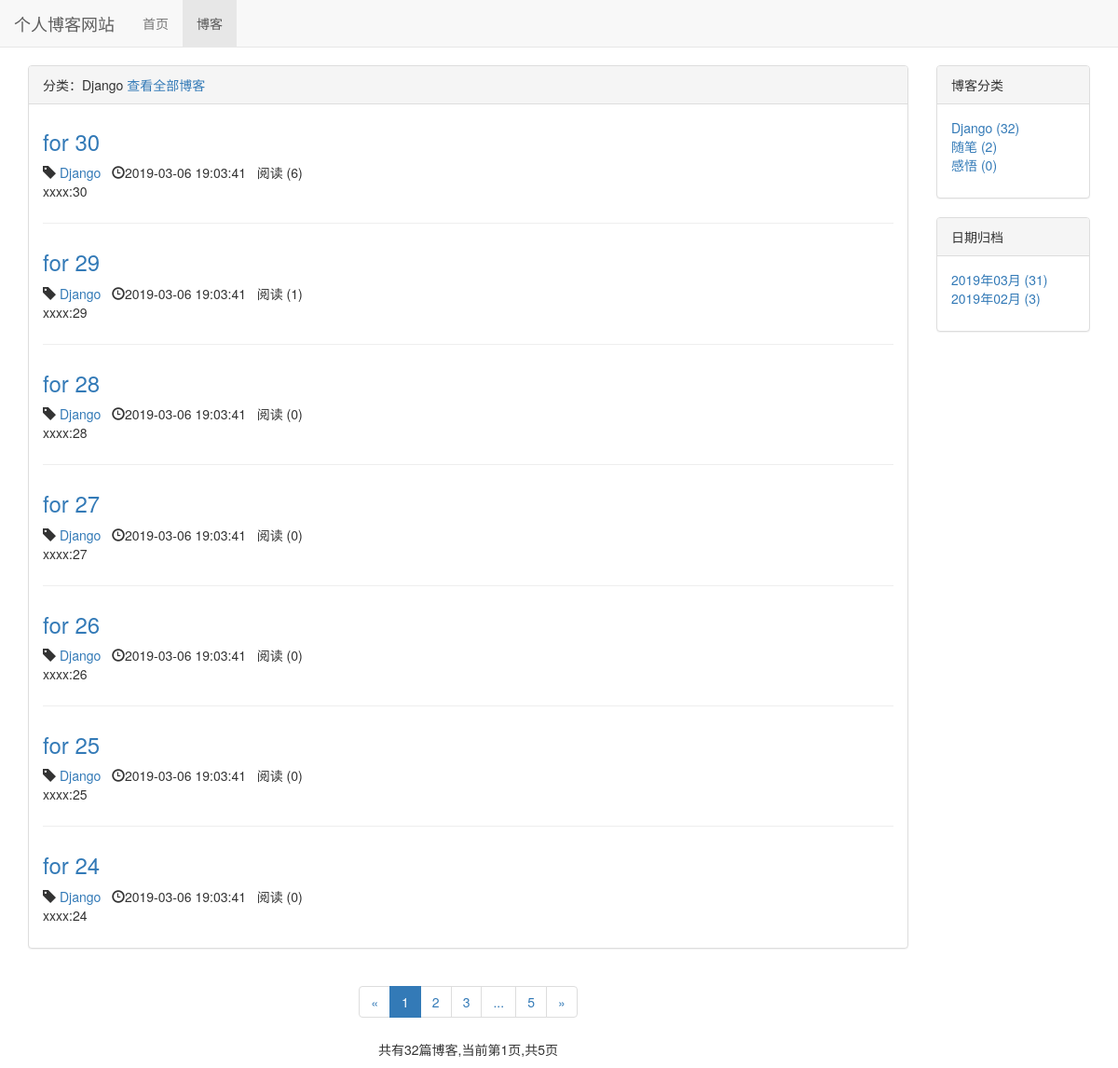
The page /blog/type/1 on the database its author committed.
### blog/models.py (models this page shows, shortened)
class BlogType(models.Model):
    type_name = models.CharField(max_length=15)
    def __str__(self):
        return self.type_name

class Blog(models.Model):
    title = models.CharField(max_length=50)
    blog_type = models.ForeignKey(BlogType,on_delete=models.DO_NOTHING)
    content = RichTextUploadingField()
    author = models.ForeignKey(User,on_delete=models.DO_NOTHING)
    readed_num = models.IntegerField(default=0)
    created_time = models.DateTimeField(auto_now_add=True)
    last_updated_time = models.DateTimeField(auto_now=True)
    class Meta:
        ordering = ['-created_time']

### blog/views.py (the view)
# urls.py: path('type/<int:blog_type_pk>',views.blogs_with_type,name='blogs_with_type'),
def blogs_with_type(request,blog_type_pk):
    blog_type = get_object_or_404(BlogType,pk=blog_type_pk)
    blogs_all_list = Blog.objects.filter(blog_type=blog_type)
    context = get_blog_list_common_data(request,blogs_all_list)
    context['blog_type'] = blog_type
    return render_to_response('blog/blogs_with_type.html',context)

### blog/templates/blog/blogs_with_type.html (shortened to what this page needs)
{% extends 'blog/blog_list.html' %}
{% block blog_list_title %}
    分类：{{ blog_type.type_name }}
    <a href="{% url 'blog_list' %}">查看全部博客</a>
{% endblock %}

### blog/templates/blog/blog_list.html (shortened to what this page needs)
{% extends 'base.html' %}
{% block nav_blog_active %}active{% endblock %}
{% load staticfiles %}
{% block header_extends %}
    <link rel="stylesheet" href="{% static 'blog/blog.css' %}">
{% endblock %}
{% block content %}
    <div class="container">
        <div class="row">
            <div class="col-xs-12 col-sm-8 col-md-9 col-lg-10">
                <div class="panel panel-default">
                    <div class="panel-heading">{% block blog_list_title %}博客列表{% endblock %}</div>
                    <div class="panel-body">
                        {% for blog in blogs %}
                            <div class="blog">
                                <h3>
                                    <a href="{% url 'blog_detail' blog.pk %}">
                                        {{ blog.title }}
                                    </a>
                                </h3>
                                <p class="blog-info">
                                    <span class="glyphicon glyphicon-tag"></span> <a href="{% url 'blogs_with_type' blog.blog_type.pk %}">{{ blog.blog_type }}</a>&nbsp;&nbsp;
                                    <span class="glyphicon glyphicon-time"></span>{{ blog.created_time | date:"Y-m-d H:m:s" }}&nbsp;&nbsp;
                                    阅读 ({{ blog.readed_num }})
                                </p>
                                <p>{{ blog.content | striptags | truncatechars:120 }}</p>
                            </div>
                        {% empty %}
                            <div class="blog">
                                <h3>暂无博客，敬请期待</h3>
                            </div>
                        {% endfor %}
                    </div>
                </div>
                <div class="paginator">
                    <ul class="pagination">
                        <li>
                            {% if page_of_blogs.has_previous %}
                                <a href="?page={{ page_of_blogs.previous_page_number }}" aria-label="Previous">
                                    <span aria-hidden="true">&laquo;</span>
                                </a>
                            {% else %}
                                <span aria-hidden="true">&laquo;</span>
                            {% endif %}
                        </li>
                        {% for page_num in page_range %}
                            {% if page_num == page_of_blogs.number %}
                                <li class="active"><span>{{ page_num }}</span></li>
                            {% else %}
                                {% if page_num == '...' %}
                                    <li><span>{{ page_num }}</span></li>
                                {% else %}
                                    <li><a href="?page={{ page_num }}">{{ page_num }}</a></li>
                                {% endif %}
                            {% endif %}
                        {% endfor %}
                        <li>
                            {% if page_of_blogs.has_next %}
                                <a href="?page={{ page_of_blogs.next_page_number }}" aria-label="Next">
                                    <span aria-hidden="true">&raquo;</span>
                                </a>
                            {% else %}
                                <span aria-hidden="true">&raquo;</span>
                            {% endif %}
                        </li>
                    </ul>
                    <p>
                        共有{{ page_of_blogs.paginator.count }}篇博客,当前第{{ page_of_blogs.number }}页,共{{ page_of_blogs.paginator.num_pages }}页
                    </p>
                </div>
            </div>
            <div class="hidden-xs col-sm-8 col-md-3 col-lg-2">
                <div class="panel panel-default">
                    <div class="panel-heading">博客分类</div>
                    <div class="panel-body">
                        <ul class='blog_types'>
                            {% for blog_type in blog_types %}
                                <li>
                                    <a href="{% url 'blogs_with_type' blog_type.pk %}">
                                        {{ blog_type.type_name }} ({{ blog_type.blog_count }})
                                    </a>
                                </li>
                            {% empty %}
                                <li>暂无分类</li>
                            {% endfor %}
                        </ul>
                    </div>
                </div>
                <div class="panel panel-default">
                    <div class="panel-heading">日期归档</div>
                    <div class="panel-body">
                        <ul>
                            {% for blog_date,blog_count in blog_dates.items %}
                                <li>
                                    <a href="{% url 'blogs_with_date' blog_date.year blog_date.month %}">
                                        {{ blog_date | date:"Y年m月" }} ({{ blog_count }})
                                    </a>
                                </li>
                            {% endfor %}
                        </ul>
                    </div>
                </div>
            </div>
        </div>
    </div>
{% endblock %}

### static/base.css (style rules this page uses)
* { margin: 0; padding: 0; }
body { margin-top: 70px!important; }
ul { list-style-type: none; }

### blog/static/blog/blog.css (style rules this page uses)
ul.blog_types { list-style-type: none; }
div.blog:not(:last-child) { margin-bottom: 2em; padding-bottom: 1em; border-bottom: 1px solid #eee; }
div.blog h3 { margin-top: 0.5em; }
div.blog p.blog-info { margin-bottom: 0; }
div.paginator { text-align: center; }

### rows shown on the page
BlogType: type_name "Django", blog_count "32"
Blog: title "for 30", blog_type "Django", created_time "2019-03-06 19:03:41", readed_num "6", content "xxxx:30"
Blog: title "for 29", blog_type "Django", created_time "2019-03-06 19:03:41", readed_num "1", content "xxxx:29"
Blog: title "for 28", blog_type "Django", created_time "2019-03-06 19:03:41", readed_num "0", content "xxxx:28"
Blog: title "for 27", blog_type "Django", created_time "2019-03-06 19:03:41", readed_num "0", content "xxxx:27"
Blog: title "for 26", blog_type "Django", created_time "2019-03-06 19:03:41", readed_num "0", content "xxxx:26"
Blog: title "for 25", blog_type "Django", created_time "2019-03-06 19:03:41", readed_num "0", content "xxxx:25"
Blog: title "for 24", blog_type "Django", created_time "2019-03-06 19:03:41", readed_num "0", content "xxxx:24"
BlogType: type_name "随笔", blog_count "2"
BlogType: type_name "感悟", blog_count "0"

### other values the page prints
{{ page_num }} "1"
{{ page_num }} "2" "3" "5"
{{ page_num }} "..."
{{ page_of_blogs.paginator.count }} "32"
{{ page_of_blogs.number }} "1"
{{ page_of_blogs.paginator.num_pages }} "5"
{{ blog_date | date:"Y年m月" }} "2019年03月" "2019年02月"
{{ blog_count }} "31" "3"
